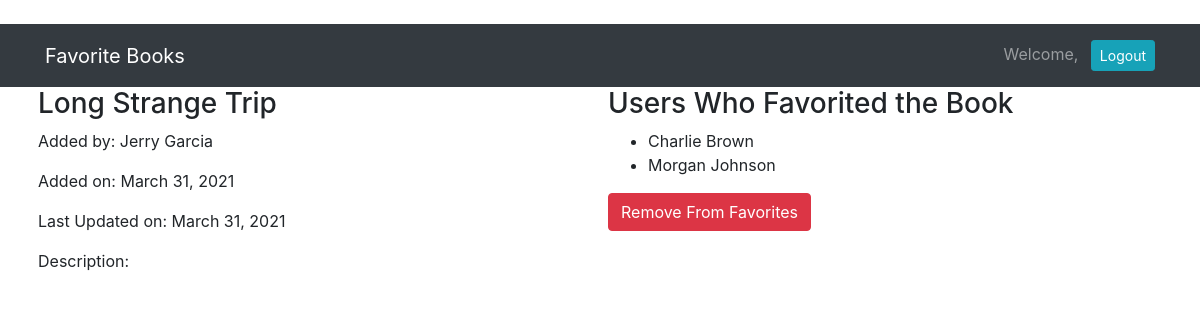
Page /books/2 (signed in) on the committed database.
### book_app/models.py (models this page shows)
class Book(models.Model):
    title = models.CharField(max_length=255)
    description = models.CharField(max_length=255)
    creator = models.ForeignKey(User, related_name="has_created_books", on_delete=models.CASCADE)
    favorited_by = models.ManyToManyField(User, related_name="favorited_books")
    created_at = models.DateField(auto_now_add=True)
    updated_at = models.DateField(auto_now=True)
    objects = BookManager()

class User(models.Model):
    first_name = models.CharField(max_length=255)
    last_name = models.CharField(max_length=255)
    email = models.EmailField(max_length=255)
    password = models.CharField(max_length=255)
    created_at = models.DateField(auto_now_add=True)
    updated_at = models.DateField(auto_now=True)
    objects = UserManager()

### book_app/views.py (the view)
# urls.py: path("books/<int:book_id>", views.show_one),
def show_one(request, book_id):
    context = {
        'book': Book.objects.get(id=book_id),
        'current_user': User.objects.get(id=request.session['user_id'])
    }
    return render(request, "show_one.html", context)

### book_app/templates/show_one.html (shortened to what this page needs)
<!DOCTYPE html>
<html lang="en">
<head>
    {% load static %}
    <link rel="stylesheet" href="{% static 'css/style.css' %}">
    <link rel="stylesheet" href="https://stackpath.bootstrapcdn.com/bootstrap/4.3.1/css/bootstrap.min.css"
>
</head>
<body>
    <nav class="navbar navbar-expand-lg navbar-dark bg-dark">
        <div class="container">
            <a class="navbar-brand" href="/books">Favorite Books</a>
            <div class="collapse navbar-collapse" id="navbarText">
                <span class="navbar-text">
                    Welcome, {{request.session.greeting}} <a href="/logout" role="button" class="btn btn-sm btn-info ml-2 text-white">Logout</a>
                </span>
            </div>
        </div>
    </nav>
    <div class="container">
        <div class="row">
            <div class="col-6 px-2">
                <h3>{{book.title}}</h3>
                <p>Added by: {{book.creator.first_name}} {{book.creator.last_name}}</p>
                <p>Added on: {{book.created_at}}</p>
                <p>Last Updated on: {{book.updated_at}}</p>
                {% if book.creator.id != request.session.user_id %}
                <p>Description: {{book.description}}</p>
                {% endif %}
            </div>
            <div class="col-6 px-2">
                <h3>Users Who Favorited the Book</h3>
                <ul>
                    {% for fav in book.favorited_by.all %}
                    <li>{{fav.first_name}} {{fav.last_name}}</li>
                    {% endfor %}
                </ul>
                {% if current_user in book.favorited_by.all %}
                <a href="/unfavorite/{{book.id}}" role="button" class="btn btn-danger">Remove From Favorites</a>
                {% else %}
                <a href="/favorite/{{book.id}}" role="button" class="btn btn-warning">Add to Favorites</a>
                {% endif %}
            </div>
        </div>
    </div>
</body>
</html>

### rows in the picture
Book: title "Long Strange Trip", creator.first_name "Jerry", creator.last_name "Garcia", created_at "March 31, 2021", updated_at "March 31, 2021"
User: first_name "Charlie", last_name "Brown"
User: first_name "Morgan", last_name "Johnson"
